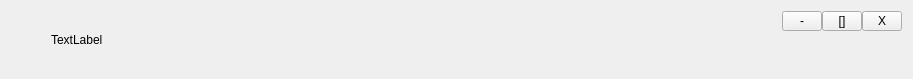
<?xml version="1.0" encoding="UTF-8"?>
<ui version="4.0">
 <class>FormFramelessTitleBar</class>
 <widget class="QWidget" name="FormFramelessTitleBar">
  <property name="geometry">
   <rect>
    <x>0</x>
    <y>0</y>
    <width>913</width>
    <height>79</height>
   </rect>
  </property>
  <property name="windowTitle">
   <string>Form</string>
  </property>
  <layout class="QGridLayout" name="gridLayout">
   <item row="0" column="0">
    <spacer name="horizontalSpacer">
     <property name="orientation">
      <enum>Qt::Horizontal</enum>
     </property>
     <property name="sizeType">
      <enum>QSizePolicy::Fixed</enum>
     </property>
     <property name="sizeHint" stdset="0">
      <size>
       <width>40</width>
       <height>20</height>
      </size>
     </property>
    </spacer>
   </item>
   <item row="0" column="1">
    <widget class="QLabel" name="label">
     <property name="text">
      <string>TextLabel</string>
     </property>
    </widget>
   </item>
   <item row="0" column="3">
    <widget class="QWidget" name="widget" native="true">
     <property name="sizePolicy">
      <sizepolicy hsizetype="Fixed" vsizetype="Preferred">
       <horstretch>0</horstretch>
       <verstretch>0</verstretch>
      </sizepolicy>
     </property>
     <layout class="QGridLayout" name="gridLayout_2">
      <property name="leftMargin">
       <number>0</number>
      </property>
      <property name="topMargin">
       <number>0</number>
      </property>
      <property name="rightMargin">
       <number>0</number>
      </property>
      <property name="bottomMargin">
       <number>0</number>
      </property>
      <property name="spacing">
       <number>0</number>
      </property>
      <item row="0" column="1">
       <widget class="QToolButton" name="toolButton_resize">
        <property name="minimumSize">
         <size>
          <width>40</width>
          <height>20</height>
         </size>
        </property>
        <property name="maximumSize">
         <size>
          <width>40</width>
          <height>20</height>
         </size>
        </property>
        <property name="text">
         <string>[]</string>
        </property>
       </widget>
      </item>
      <item row="0" column="2">
       <widget class="QToolButton" name="toolButton_close">
        <property name="minimumSize">
         <size>
          <width>40</width>
          <height>20</height>
         </size>
        </property>
        <property name="maximumSize">
         <size>
          <width>40</width>
          <height>20</height>
         </size>
        </property>
        <property name="text">
         <string>X</string>
        </property>
       </widget>
      </item>
      <item row="0" column="0">
       <widget class="QToolButton" name="toolButton_min">
        <property name="minimumSize">
         <size>
          <width>40</width>
          <height>20</height>
         </size>
        </property>
        <property name="maximumSize">
         <size>
          <width>40</width>
          <height>20</height>
         </size>
        </property>
        <property name="text">
         <string>-</string>
        </property>
       </widget>
      </item>
      <item row="1" column="1">
       <spacer name="verticalSpacer">
        <property name="orientation">
         <enum>Qt::Vertical</enum>
        </property>
        <property name="sizeHint" stdset="0">
         <size>
          <width>20</width>
          <height>40</height>
         </size>
        </property>
       </spacer>
      </item>
     </layout>
    </widget>
   </item>
   <item row="0" column="2">
    <spacer name="horizontalSpacer_2">
     <property name="orientation">
      <enum>Qt::Horizontal</enum>
     </property>
     <property name="sizeHint" stdset="0">
      <size>
       <width>40</width>
       <height>20</height>
      </size>
     </property>
    </spacer>
   </item>
  </layout>
 </widget>
 <resources/>
 <connections/>
</ui>
